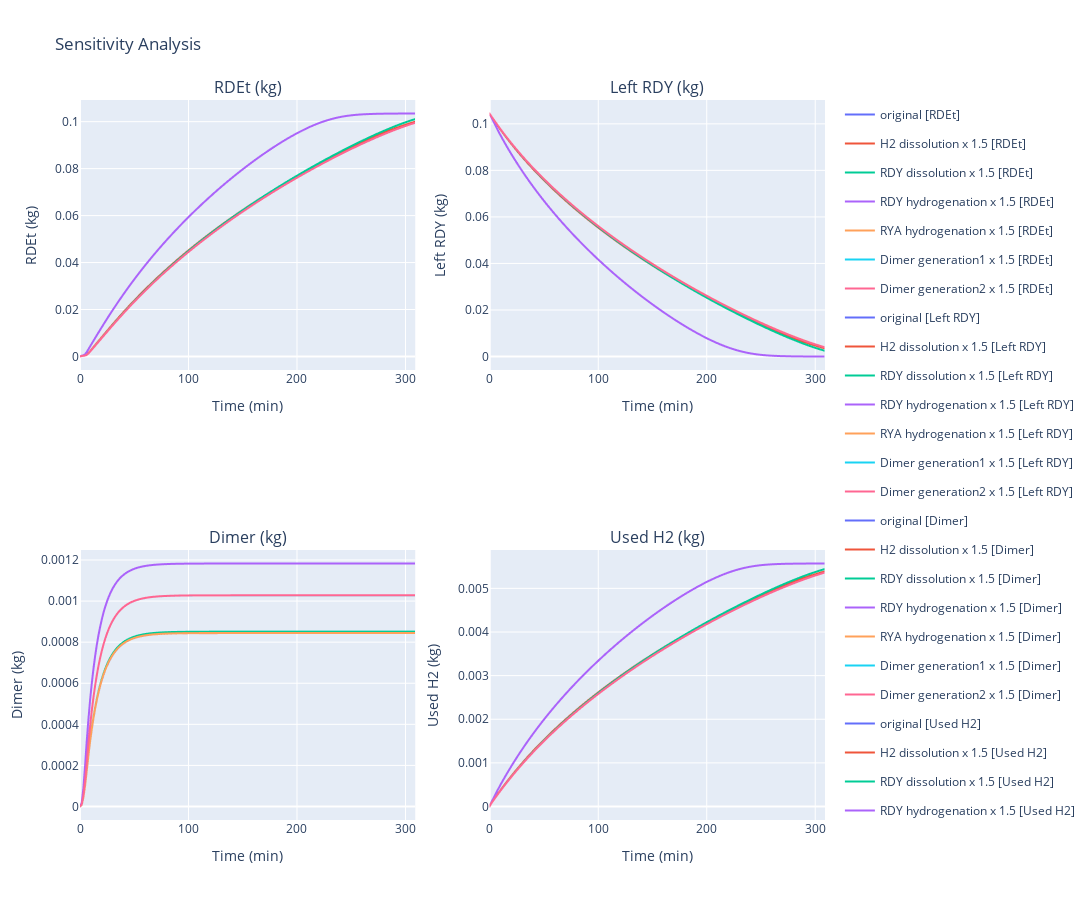

The notebook cell this image was saved under:
### Code cell
# plot sensitivity analysis results
# we increase some parameters to 1.5 times of their values and visualise their influences on output
operation_params = [
    ({"param": "Initial_Mass_Solid", "solid": "Solid_Feedstock", "species": "RDY"}, 0.10444),
    ({"param": "Temperature"}, 20),
    ({"param": "Pressure"},     4),
    ({"param": "Agitation"}, 1200),
    ({"param": "Batch_Time"}, 309),
]
varied_mechanistic_params = {
    "original": None,
    "H2 dissolution": {
        "param": "Gas-Liquid_Volumetric_Mass_Transfer_Coefficient_D", 
        "gas": "Gas_Flow", 
        "stream": "Batch_Feed", 
        "species": "H2"
    },
    "RDY dissolution": {
        "param": "Solid-Liquid_Volumetric_Mass_Transfer_Coefficient_D", 
        "solid": "Solid_Feedstock", 
        "stream": "Batch_Feed", 
        "species": "RDY"
    },
    "RDY hydrogenation": {
        "param": "Referenced_Reaction_Rate_Constant", 
        "stream": "Batch_Feed", 
        "reaction": "RDY + 2 cat-H ⟶ RYE + cat2"
    },
    "RYA hydrogenation": {
        "param": "Referenced_Reaction_Rate_Constant", 
        "stream": "Batch_Feed", 
        "reaction": "RYA + 2 cat-H ⟶ REA + cat2"
    },
    "Dimer generation1": {
        "param": "Referenced_Reaction_Rate_Constant", 
        "stream": "Batch_Feed", 
        "reaction": "RYE + catX-RDEt ⟶ dimer + catX"
    },
    "Dimer generation2": {
        "param": "Referenced_Reaction_Rate_Constant", 
        "stream": "Batch_Feed", 
        "reaction": "REA + catX-RDEt ⟶ 2 H2 + dimer + catX"
    },
}
hydrogenation.plot_sensitivity_analysis(varied_mechanistic_params, operation_params)

### Figure 1 — Plotly figure (JSON) as saved in the notebook; plotly's stock layout.template omitted (floating-point values rounded to 4 significant figures; data arrays with more than 128 entries replaced by an {"elided": "..."} marker saying what was removed)
{"data": [{"hovertemplate": "Label=original [RDEt]<br>Time (min)=%{x}<br>RDEt (kg)=%{y}<extra></extra>", "legendgroup": "original [RDEt]", "line": {"color": "#636efa", "dash": "solid"}, "marker": {"symbol": "circle"}, "mode": "lines", "name": "original [RDEt]", "showlegend": true, "type": "scattergl", "x": {"elided": "201 float values"}, "xaxis": "x", "y": {"elided": "201 float values"}, "yaxis": "y"}, {"hovertemplate": "Label=H2 dissolution x 1.5 [RDEt]<br>Time (min)=%{x}<br>RDEt (kg)=%{y}<extra></extra>", "legendgroup": "H2 dissolution x 1.5 [RDEt]", "line": {"color": "#EF553B", "dash": "solid"}, "marker": {"symbol": "circle"}, "mode": "lines", "name": "H2 dissolution x 1.5 [RDEt]", "showlegend": true, "type": "scattergl", "x": {"elided": "201 float values"}, "xaxis": "x", "y": {"elided": "201 float values"}, "yaxis": "y"}, {"hovertemplate": "Label=RDY dissolution x 1.5 [RDEt]<br>Time (min)=%{x}<br>RDEt (kg)=%{y}<extra></extra>", "legendgroup": "RDY dissolution x 1.5 [RDEt]", "line": {"color": "#00cc96", "dash": "solid"}, "marker": {"symbol": "circle"}, "mode": "lines", "name": "RDY dissolution x 1.5 [RDEt]", "showlegend": true, "type": "scattergl", "x": {"elided": "201 float values"}, "xaxis": "x", "y": {"elided": "201 float values"}, "yaxis": "y"}, {"hovertemplate": "Label=RDY hydrogenation x 1.5 [RDEt]<br>Time (min)=%{x}<br>RDEt (kg)=%{y}<extra></extra>", "legendgroup": "RDY hydrogenation x 1.5 [RDEt]", "line": {"color": "#ab63fa", "dash": "solid"}, "marker": {"symbol": "circle"}, "mode": "lines", "name": "RDY hydrogenation x 1.5 [RDEt]", "showlegend": true, "type": "scattergl", "x": {"elided": "201 float values"}, "xaxis": "x", "y": {"elided": "201 float values"}, "yaxis": "y"}, {"hovertemplate": "Label=RYA hydrogenation x 1.5 [RDEt]<br>Time (min)=%{x}<br>RDEt (kg)=%{y}<extra></extra>", "legendgroup": "RYA hydrogenation x 1.5 [RDEt]", "line": {"color": "#FFA15A", "dash": "solid"}, "marker": {"symbol": "circle"}, "mode": "lines", "name": "RYA hydrogenation x 1.5 [RDEt]", "showlegend": true, "type": "scattergl", "x": {"elided": "201 float values"}, "xaxis": "x", "y": {"elided": "201 float values"}, "yaxis": "y"}, {"hovertemplate": "Label=Dimer generation1 x 1.5 [RDEt]<br>Time (min)=%{x}<br>RDEt (kg)=%{y}<extra></extra>", "legendgroup": "Dimer generation1 x 1.5 [RDEt]", "line": {"color": "#19d3f3", "dash": "solid"}, "marker": {"symbol": "circle"}, "mode": "lines", "name": "Dimer generation1 x 1.5 [RDEt]", "showlegend": true, "type": "scattergl", "x": {"elided": "201 float values"}, "xaxis": "x", "y": {"elided": "201 float values"}, "yaxis": "y"}, {"hovertemplate": "Label=Dimer generation2 x 1.5 [RDEt]<br>Time (min)=%{x}<br>RDEt (kg)=%{y}<extra></extra>", "legendgroup": "Dimer generation2 x 1.5 [RDEt]", "line": {"color": "#FF6692", "dash": "solid"}, "marker": {"symbol": "circle"}, "mode": "lines", "name": "Dimer generation2 x 1.5 [RDEt]", "showlegend": true, "type": "scattergl", "x": {"elided": "201 float values"}, "xaxis": "x", "y": {"elided": "201 float values"}, "yaxis": "y"}, {"hovertemplate": "Label=original [Left RDY]<br>Time (min)=%{x}<br>Left RDY (kg)=%{y}<extra></extra>", "legendgroup": "original [Left RDY]", "line": {"color": "#636efa", "dash": "solid"}, "marker": {"symbol": "circle"}, "mode": "lines", "name": "original [Left RDY]", "showlegend": true, "type": "scattergl", "x": {"elided": "201 float values"}, "xaxis": "x2", "y": {"elided": "201 float values"}, "yaxis": "y2"}, {"hovertemplate": "Label=H2 dissolution x 1.5 [Left RDY]<br>Time (min)=%{x}<br>Left RDY (kg)=%{y}<extra></extra>", "legendgroup": "H2 dissolution x 1.5 [Left RDY]", "line": {"color": "#EF553B", "dash": "solid"}, "marker": {"symbol": "circle"}, "mode": "lines", "name": "H2 dissolution x 1.5 [Left RDY]", "showlegend": true, "type": "scattergl", "x": {"elided": "201 float values"}, "xaxis": "x2", "y": {"elided": "201 float values"}, "yaxis": "y2"}, {"hovertemplate": "Label=RDY dissolution x 1.5 [Left RDY]<br>Time (min)=%{x}<br>Left RDY (kg)=%{y}<extra></extra>", "legendgroup": "RDY dissolution x 1.5 [Left RDY]", "line": {"color": "#00cc96", "dash": "solid"}, "marker": {"symbol": "circle"}, "mode": "lines", "name": "RDY dissolution x 1.5 [Left RDY]", "showlegend": true, "type": "scattergl", "x": {"elided": "201 float values"}, "xaxis": "x2", "y": {"elided": "201 float values"}, "yaxis": "y2"}, {"hovertemplate": "Label=RDY hydrogenation x 1.5 [Left RDY]<br>Time (min)=%{x}<br>Left RDY (kg)=%{y}<extra></extra>", "legendgroup": "RDY hydrogenation x 1.5 [Left RDY]", "line": {"color": "#ab63fa", "dash": "solid"}, "marker": {"symbol": "circle"}, "mode": "lines", "name": "RDY hydrogenation x 1.5 [Left RDY]", "showlegend": true, "type": "scattergl", "x": {"elided": "201 float values"}, "xaxis": "x2", "y": {"elided": "201 float values"}, "yaxis": "y2"}, {"hovertemplate": "Label=RYA hydrogenation x 1.5 [Left RDY]<br>Time (min)=%{x}<br>Left RDY (kg)=%{y}<extra></extra>", "legendgroup": "RYA hydrogenation x 1.5 [Left RDY]", "line": {"color": "#FFA15A", "dash": "solid"}, "marker": {"symbol": "circle"}, "mode": "lines", "name": "RYA hydrogenation x 1.5 [Left RDY]", "showlegend": true, "type": "scattergl", "x": {"elided": "201 float values"}, "xaxis": "x2", "y": {"elided": "201 float values"}, "yaxis": "y2"}, {"hovertemplate": "Label=Dimer generation1 x 1.5 [Left RDY]<br>Time (min)=%{x}<br>Left RDY (kg)=%{y}<extra></extra>", "legendgroup": "Dimer generation1 x 1.5 [Left RDY]", "line": {"color": "#19d3f3", "dash": "solid"}, "marker": {"symbol": "circle"}, "mode": "lines", "name": "Dimer generation1 x 1.5 [Left RDY]", "showlegend": true, "type": "scattergl", "x": {"elided": "201 float values"}, "xaxis": "x2", "y": {"elided": "201 float values"}, "yaxis": "y2"}, {"hovertemplate": "Label=Dimer generation2 x 1.5 [Left RDY]<br>Time (min)=%{x}<br>Left RDY (kg)=%{y}<extra></extra>", "legendgroup": "Dimer generation2 x 1.5 [Left RDY]", "line": {"color": "#FF6692", "dash": "solid"}, "marker": {"symbol": "circle"}, "mode": "lines", "name": "Dimer generation2 x 1.5 [Left RDY]", "showlegend": true, "type": "scattergl", "x": {"elided": "201 float values"}, "xaxis": "x2", "y": {"elided": "201 float values"}, "yaxis": "y2"}, {"hovertemplate": "Label=original [Dimer]<br>Time (min)=%{x}<br>Dimer (kg)=%{y}<extra></extra>", "legendgroup": "original [Dimer]", "line": {"color": "#636efa", "dash": "solid"}, "marker": {"symbol": "circle"}, "mode": "lines", "name": "original [Dimer]", "showlegend": true, "type": "scattergl", "x": {"elided": "201 float values"}, "xaxis": "x3", "y": {"elided": "201 float values"}, "yaxis": "y3"}, {"hovertemplate": "Label=H2 dissolution x 1.5 [Dimer]<br>Time (min)=%{x}<br>Dimer (kg)=%{y}<extra></extra>", "legendgroup": "H2 dissolution x 1.5 [Dimer]", "line": {"color": "#EF553B", "dash": "solid"}, "marker": {"symbol": "circle"}, "mode": "lines", "name": "H2 dissolution x 1.5 [Dimer]", "showlegend": true, "type": "scattergl", "x": {"elided": "201 float values"}, "xaxis": "x3", "y": {"elided": "201 float values"}, "yaxis": "y3"}, {"hovertemplate": "Label=RDY dissolution x 1.5 [Dimer]<br>Time (min)=%{x}<br>Dimer (kg)=%{y}<extra></extra>", "legendgroup": "RDY dissolution x 1.5 [Dimer]", "line": {"color": "#00cc96", "dash": "solid"}, "marker": {"symbol": "circle"}, "mode": "lines", "name": "RDY dissolution x 1.5 [Dimer]", "showlegend": true, "type": "scattergl", "x": {"elided": "201 float values"}, "xaxis": "x3", "y": {"elided": "201 float values"}, "yaxis": "y3"}, {"hovertemplate": "Label=RDY hydrogenation x 1.5 [Dimer]<br>Time (min)=%{x}<br>Dimer (kg)=%{y}<extra></extra>", "legendgroup": "RDY hydrogenation x 1.5 [Dimer]", "line": {"color": "#ab63fa", "dash": "solid"}, "marker": {"symbol": "circle"}, "mode": "lines", "name": "RDY hydrogenation x 1.5 [Dimer]", "showlegend": true, "type": "scattergl", "x": {"elided": "201 float values"}, "xaxis": "x3", "y": {"elided": "201 float values"}, "yaxis": "y3"}, {"hovertemplate": "Label=RYA hydrogenation x 1.5 [Dimer]<br>Time (min)=%{x}<br>Dimer (kg)=%{y}<extra></extra>", "legendgroup": "RYA hydrogenation x 1.5 [Dimer]", "line": {"color": "#FFA15A", "dash": "solid"}, "marker": {"symbol": "circle"}, "mode": "lines", "name": "RYA hydrogenation x 1.5 [Dimer]", "showlegend": true, "type": "scattergl", "x": {"elided": "201 float values"}, "xaxis": "x3", "y": {"elided": "201 float values"}, "yaxis": "y3"}, {"hovertemplate": "Label=Dimer generation1 x 1.5 [Dimer]<br>Time (min)=%{x}<br>Dimer (kg)=%{y}<extra></extra>", "legendgroup": "Dimer generation1 x 1.5 [Dimer]", "line": {"color": "#19d3f3", "dash": "solid"}, "marker": {"symbol": "circle"}, "mode": "lines", "name": "Dimer generation1 x 1.5 [Dimer]", "showlegend": true, "type": "scattergl", "x": {"elided": "201 float values"}, "xaxis": "x3", "y": {"elided": "201 float values"}, "yaxis": "y3"}, {"hovertemplate": "Label=Dimer generation2 x 1.5 [Dimer]<br>Time (min)=%{x}<br>Dimer (kg)=%{y}<extra></extra>", "legendgroup": "Dimer generation2 x 1.5 [Dimer]", "line": {"color": "#FF6692", "dash": "solid"}, "marker": {"symbol": "circle"}, "mode": "lines", "name": "Dimer generation2 x 1.5 [Dimer]", "showlegend": true, "type": "scattergl", "x": {"elided": "201 float values"}, "xaxis": "x3", "y": {"elided": "201 float values"}, "yaxis": "y3"}, {"hovertemplate": "Label=original [Used H2]<br>Time (min)=%{x}<br>Used H2 (kg)=%{y}<extra></extra>", "legendgroup": "original [Used H2]", "line": {"color": "#636efa", "dash": "solid"}, "marker": {"symbol": "circle"}, "mode": "lines", "name": "original [Used H2]", "showlegend": true, "type": "scattergl", "x": {"elided": "201 float values"}, "xaxis": "x4", "y": {"elided": "201 float values"}, "yaxis": "y4"}, {"hovertemplate": "Label=H2 dissolution x 1.5 [Used H2]<br>Time (min)=%{x}<br>Used H2 (kg)=%{y}<extra></extra>", "legendgroup": "H2 dissolution x 1.5 [Used H2]", "line": {"color": "#EF553B", "dash": "solid"}, "marker": {"symbol": "circle"}, "mode": "lines", "name": "H2 dissolution x 1.5 [Used H2]", "showlegend": true, "type": "scattergl", "x": {"elided": "201 float values"}, "xaxis": "x4", "y": {"elided": "201 float values"}, "yaxis": "y4"}, {"hovertemplate": "Label=RDY dissolution x 1.5 [Used H2]<br>Time (min)=%{x}<br>Used H2 (kg)=%{y}<extra></extra>", "legendgroup": "RDY dissolution x 1.5 [Used H2]", "line": {"color": "#00cc96", "dash": "solid"}, "marker": {"symbol": "circle"}, "mode": "lines", "name": "RDY dissolution x 1.5 [Used H2]", "showlegend": true, "type": "scattergl", "x": {"elided": "201 float values"}, "xaxis": "x4", "y": {"elided": "201 float values"}, "yaxis": "y4"}, {"hovertemplate": "Label=RDY hydrogenation x 1.5 [Used H2]<br>Time (min)=%{x}<br>Used H2 (kg)=%{y}<extra></extra>", "legendgroup": "RDY hydrogenation x 1.5 [Used H2]", "line": {"color": "#ab63fa", "dash": "solid"}, "marker": {"symbol": "circle"}, "mode": "lines", "name": "RDY hydrogenation x 1.5 [Used H2]", "showlegend": true, "type": "scattergl", "x": {"elided": "201 float values"}, "xaxis": "x4", "y": {"elided": "201 float values"}, "yaxis": "y4"}, {"hovertemplate": "Label=RYA hydrogenation x 1.5 [Used H2]<br>Time (min)=%{x}<br>Used H2 (kg)=%{y}<extra></extra>", "legendgroup": "RYA hydrogenation x 1.5 [Used H2]", "line": {"color": "#FFA15A", "dash": "solid"}, "marker": {"symbol": "circle"}, "mode": "lines", "name": "RYA hydrogenation x 1.5 [Used H2]", "showlegend": true, "type": "scattergl", "x": {"elided": "201 float values"}, "xaxis": "x4", "y": {"elided": "201 float values"}, "yaxis": "y4"}, {"hovertemplate": "Label=Dimer generation1 x 1.5 [Used H2]<br>Time (min)=%{x}<br>Used H2 (kg)=%{y}<extra></extra>", "legendgroup": "Dimer generation1 x 1.5 [Used H2]", "line": {"color": "#19d3f3", "dash": "solid"}, "marker": {"symbol": "circle"}, "mode": "lines", "name": "Dimer generation1 x 1.5 [Used H2]", "showlegend": true, "type": "scattergl", "x": {"elided": "201 float values"}, "xaxis": "x4", "y": {"elided": "201 float values"}, "yaxis": "y4"}, {"hovertemplate": "Label=Dimer generation2 x 1.5 [Used H2]<br>Time (min)=%{x}<br>Used H2 (kg)=%{y}<extra></extra>", "legendgroup": "Dimer generation2 x 1.5 [Used H2]", "line": {"color": "#FF6692", "dash": "solid"}, "marker": {"symbol": "circle"}, "mode": "lines", "name": "Dimer generation2 x 1.5 [Used H2]", "showlegend": true, "type": "scattergl", "x": {"elided": "201 float values"}, "xaxis": "x4", "y": {"elided": "201 float values"}, "yaxis": "y4"}], "layout": {"annotations": [{"font": {"size": 16}, "showarrow": false, "text": "RDEt (kg)", "x": 0.225, "xanchor": "center", "xref": "paper", "y": 1, "yanchor": "bottom", "yref": "paper"}, {"font": {"size": 16}, "showarrow": false, "text": "Left RDY (kg)", "x": 0.775, "xanchor": "center", "xref": "paper", "y": 1, "yanchor": "bottom", "yref": "paper"}, {"font": {"size": 16}, "showarrow": false, "text": "Dimer (kg)", "x": 0.225, "xanchor": "center", "xref": "paper", "y": 0.375, "yanchor": "bottom", "yref": "paper"}, {"font": {"size": 16}, "showarrow": false, "text": "Used H2 (kg)", "x": 0.775, "xanchor": "center", "xref": "paper", "y": 0.375, "yanchor": "bottom", "yref": "paper"}], "height": 900, "title": {"text": "Sensitivity Analysis"}, "width": 1200, "xaxis": {"anchor": "y", "domain": [0, 0.45], "title": {"text": "Time (min)"}}, "xaxis2": {"anchor": "y2", "domain": [0.55, 1], "title": {"text": "Time (min)"}}, "xaxis3": {"anchor": "y3", "domain": [0, 0.45], "title": {"text": "Time (min)"}}, "xaxis4": {"anchor": "y4", "domain": [0.55, 1], "title": {"text": "Time (min)"}}, "yaxis": {"anchor": "x", "domain": [0.625, 1], "title": {"text": "RDEt (kg)"}}, "yaxis2": {"anchor": "x2", "domain": [0.625, 1], "title": {"text": "Left RDY (kg)"}}, "yaxis3": {"anchor": "x3", "domain": [0, 0.375], "title": {"text": "Dimer (kg)"}}, "yaxis4": {"anchor": "x4", "domain": [0, 0.375], "title": {"text": "Used H2 (kg)"}}}}
